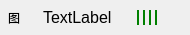
<?xml version="1.0" encoding="UTF-8"?>
<ui version="4.0">
 <class>button</class>
 <widget class="QWidget" name="button">
  <property name="geometry">
   <rect>
    <x>0</x>
    <y>0</y>
    <width>190</width>
    <height>35</height>
   </rect>
  </property>
  <property name="minimumSize">
   <size>
    <width>190</width>
    <height>35</height>
   </size>
  </property>
  <property name="maximumSize">
   <size>
    <width>190</width>
    <height>35</height>
   </size>
  </property>
  <property name="windowTitle">
   <string>Form</string>
  </property>
  <layout class="QHBoxLayout" name="horizontalLayout">
   <property name="spacing">
    <number>0</number>
   </property>
   <property name="leftMargin">
    <number>0</number>
   </property>
   <property name="topMargin">
    <number>0</number>
   </property>
   <property name="rightMargin">
    <number>7</number>
   </property>
   <property name="bottomMargin">
    <number>0</number>
   </property>
   <item>
    <widget class="QWidget" name="body" native="true">
     <property name="styleSheet">
      <string notr="true">#body
{
	border-radius: 5px;
}

#body:hover
{
	background-color: rgba(101,208,109,0.2);
}</string>
     </property>
     <layout class="QHBoxLayout" name="horizontalLayout_2">
      <property name="spacing">
       <number>10</number>
      </property>
      <property name="leftMargin">
       <number>8</number>
      </property>
      <property name="topMargin">
       <number>0</number>
      </property>
      <property name="rightMargin">
       <number>22</number>
      </property>
      <property name="bottomMargin">
       <number>0</number>
      </property>
      <item>
       <widget class="QLabel" name="icon">
        <property name="minimumSize">
         <size>
          <width>25</width>
          <height>0</height>
         </size>
        </property>
        <property name="maximumSize">
         <size>
          <width>25</width>
          <height>16777215</height>
         </size>
        </property>
        <property name="text">
         <string>图</string>
        </property>
       </widget>
      </item>
      <item>
       <widget class="QLabel" name="text">
        <property name="minimumSize">
         <size>
          <width>80</width>
          <height>0</height>
         </size>
        </property>
        <property name="maximumSize">
         <size>
          <width>80</width>
          <height>16777215</height>
         </size>
        </property>
        <property name="styleSheet">
         <string notr="true">#text
{
	font-size: 16px;
	font-family: 黑体;
}</string>
        </property>
        <property name="text">
         <string>TextLabel</string>
        </property>
       </widget>
      </item>
      <item>
       <widget class="QWidget" name="danceLine" native="true">
        <property name="styleSheet">
         <string notr="true">QLabel
{
	background-color: green;
}</string>
        </property>
        <layout class="QHBoxLayout" name="horizontalLayout_3">
         <property name="spacing">
          <number>0</number>
         </property>
         <property name="leftMargin">
          <number>0</number>
         </property>
         <property name="topMargin">
          <number>10</number>
         </property>
         <property name="rightMargin">
          <number>0</number>
         </property>
         <property name="bottomMargin">
          <number>10</number>
         </property>
         <item>
          <widget class="QLabel" name="line1">
           <property name="minimumSize">
            <size>
             <width>2</width>
             <height>0</height>
            </size>
           </property>
           <property name="maximumSize">
            <size>
             <width>2</width>
             <height>16777215</height>
            </size>
           </property>
           <property name="text">
            <string/>
           </property>
          </widget>
         </item>
         <item>
          <widget class="QLabel" name="line2">
           <property name="minimumSize">
            <size>
             <width>2</width>
             <height>0</height>
            </size>
           </property>
           <property name="maximumSize">
            <size>
             <width>2</width>
             <height>16777215</height>
            </size>
           </property>
           <property name="text">
            <string/>
           </property>
          </widget>
         </item>
         <item>
          <widget class="QLabel" name="line3">
           <property name="minimumSize">
            <size>
             <width>2</width>
             <height>0</height>
            </size>
           </property>
           <property name="maximumSize">
            <size>
             <width>2</width>
             <height>16777215</height>
            </size>
           </property>
           <property name="text">
            <string/>
           </property>
          </widget>
         </item>
         <item>
          <widget class="QLabel" name="line4">
           <property name="minimumSize">
            <size>
             <width>2</width>
             <height>0</height>
            </size>
           </property>
           <property name="maximumSize">
            <size>
             <width>2</width>
             <height>16777215</height>
            </size>
           </property>
           <property name="text">
            <string/>
           </property>
          </widget>
         </item>
        </layout>
       </widget>
      </item>
     </layout>
    </widget>
   </item>
  </layout>
 </widget>
 <resources/>
 <connections/>
</ui>
